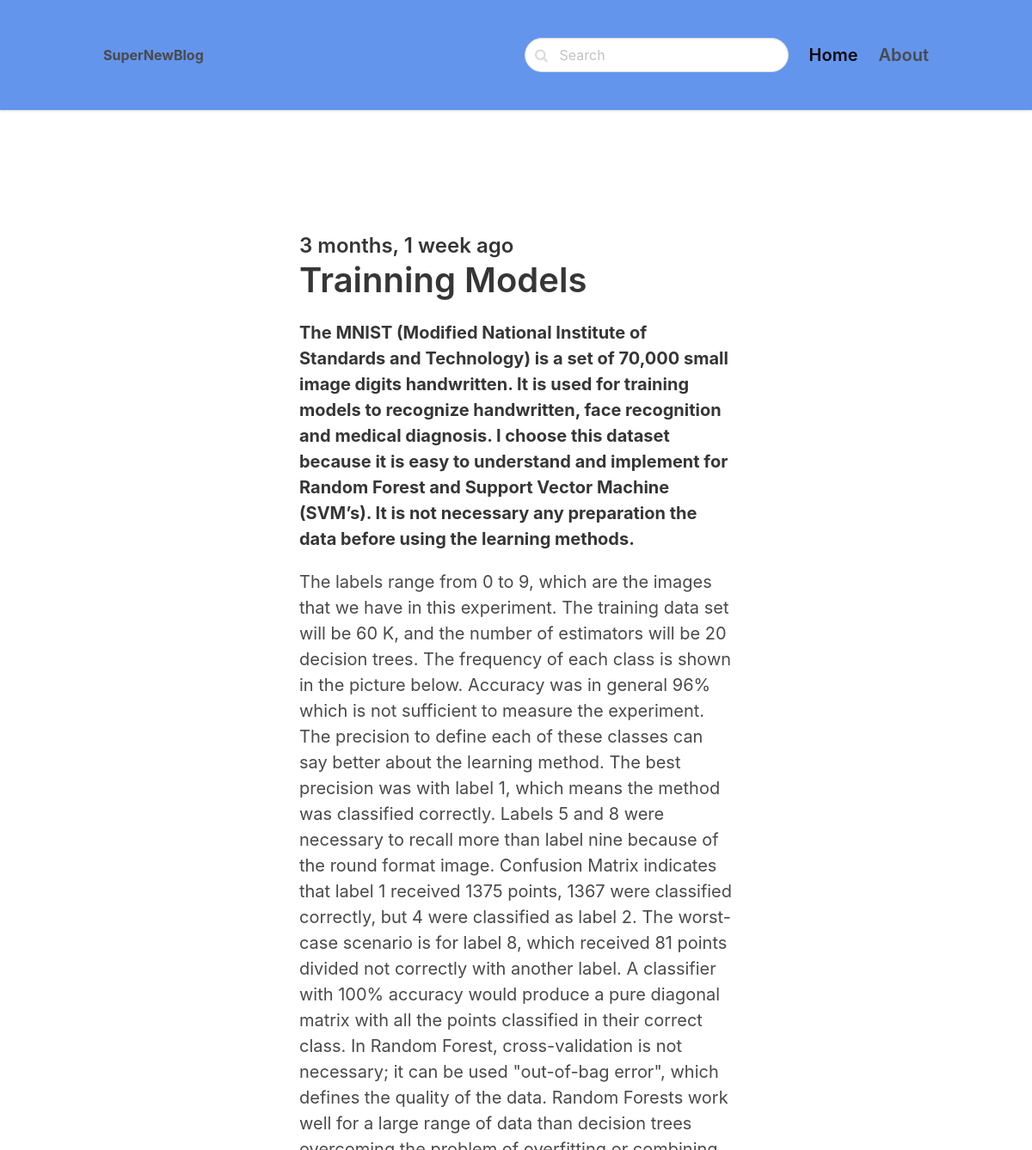
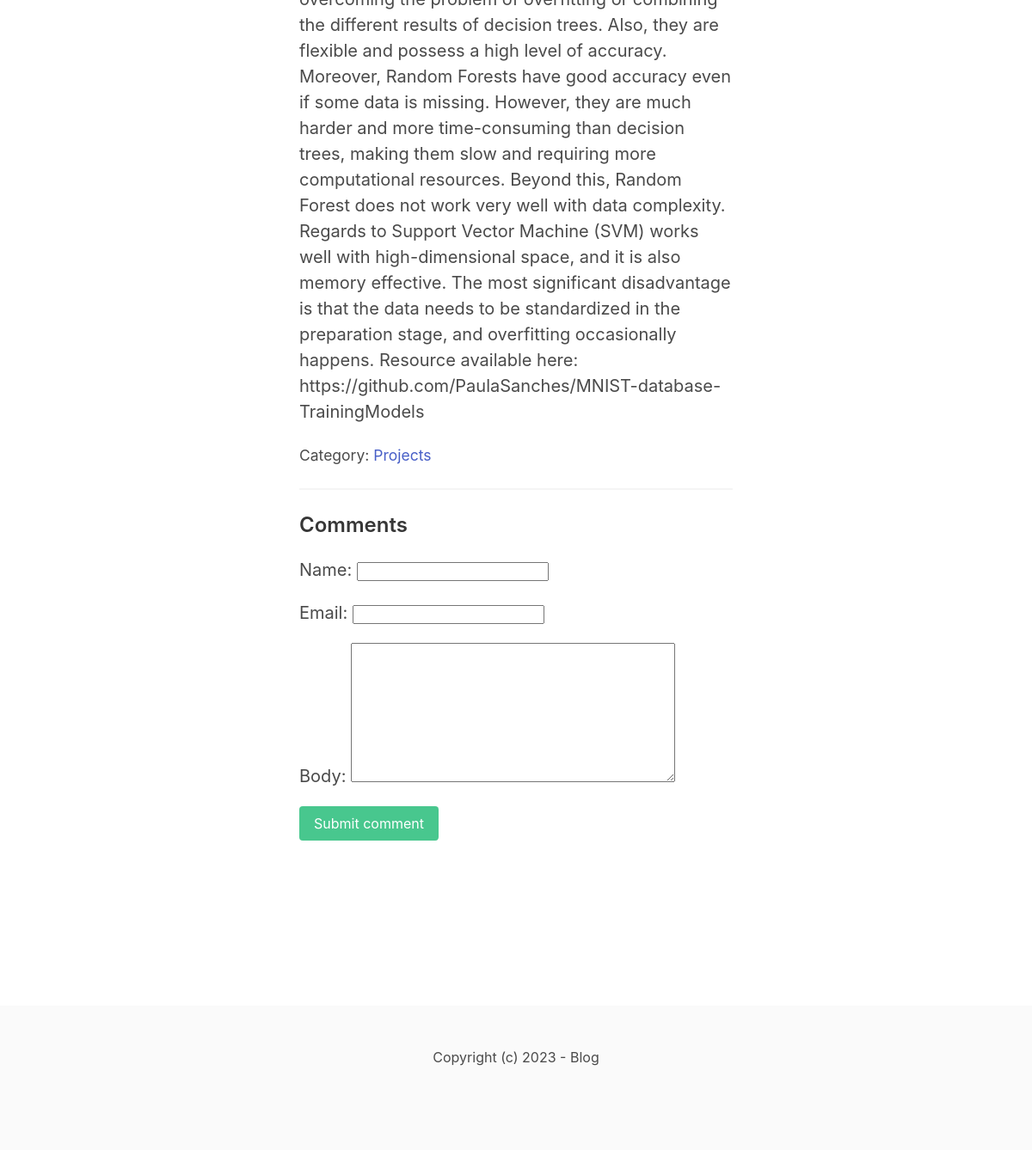
The page /projects/trainning-models/ on the database its author committed (2 pictures, top to bottom).
### blog/models.py (models this page shows, shortened)
class Post(models.Model):
    ACTIVE = 'active'
    DRAFT = 'draft'
    CHOICES_STATUS = (
        (ACTIVE, 'Active'),
        (DRAFT, 'Draft')
    )
    category = models.ForeignKey(Category, related_name='posts', on_delete=models.CASCADE)
    title = models.CharField(max_length=255)
    slug = models.SlugField()
    intro = models. TextField()
    body = models.TextField()
    created_at = models.DateTimeField(auto_now_add=True)
    status = models.CharField(max_length=10, choices=CHOICES_STATUS, default=ACTIVE)
    image = models.ImageField(upload_to='uploads/', blank=True, null=True)
    class Meta:
        ordering = ('-created_at',)

class Category(models.Model):
    title = models.CharField(max_length=255)
    slug = models.SlugField()
    class Meta:
        ordering = ('title',)
        verbose_name_plural = 'Categories'
    def __str__(self):
        return self.title

### blog/views.py (the view)
# urls.py: path('<slug:category_slug>/<slug:slug>/', views.detail, name='post_detail'),
def detail(request, category_slug, slug):
    post = get_object_or_404(Post, slug=slug, status=Post.ACTIVE)
    if request.method == 'POST':
        form = CommentForm(request.POST)
        if form.is_valid():
            comment = form.save(commit=False)
            comment.post = post
            comment.save()
            return redirect('post_detail', slug=slug)
    else:
        form = CommentForm()
    return render(request, 'blog/detail.html', {'post': post, 'form' : form})

### blog/forms.py
class CommentForm(forms.ModelForm):
    class Meta:
        model = Comment
        fields = ('name', 'email', 'body')

### blog/templates/blog/detail.html (shortened to what this page needs)
{% extends 'core/base.html' %}
{% block content %}
<section class="hero">
    <div class="hero-body">
        <div class="container">
            <section class="section">
                <div class="columns">
                    <div class="column is-8 is-offset-2">
                        <div class="content is-medium">
                            <h2 class="subtitle is-4">{{ post.created_at|timesince }} ago</h2>
                            <h1 class="title">{{ post.title }}</h1>
                            <p><strong>{{ post.intro }}</strong></p>
                            <p>{{ post.body }}</p>
                            <p><small>Category: <a href="{% url 'category_detail' post.category.slug %}">{{ post.category }}</a></small></p>
                            <hr>
                            <h2 class="subtitle is-4">Comments</h2>
                            <form method="post" class="mb-6">
                                {{ form.as_p }}
                                <div class="field">
                                    <div class="control">
                                        <button class="button is-success">Submit comment</button>
                                    </div>
                                </div>
                            </form>
                        </div>
                    </div>
                </div>
            </section>
        </div>
    </div>
</section>
{% endblock %}

### rows shown on the page
Post: created_at "3 months, 1 week", title "Trainning Models", intro "The MNIST (Modified National Institute of Standards and Technology) is a set of 70,000 small image digits handwritten. It is used for training models to recognize handwritten, face recognition and medical diagnosis. I choose this dataset because it is easy to understand and implement for Random Forest and Support Vector Machine (SVM’s). It is not necessary any preparation the data before using the learning methods.", body "The labels range from 0 to 9, which are the images that we have in this experiment. The training data set will be 60 K, and the number of estimators will be 20 decision trees. The frequency of each class is shown in the picture below. Accuracy was in general 96% which is not sufficient to measure the experiment. The precision to define each of these classes can say better about the learning method. The best precision was with label 1, which means the method was classified correctly. Labels 5 and 8 were necessary to recall more than label nine because of the round format image. Confusion Matrix indicates that label 1 received 1375 points, 1367 were classified correctly, but 4 were classified…", category "Projects"
